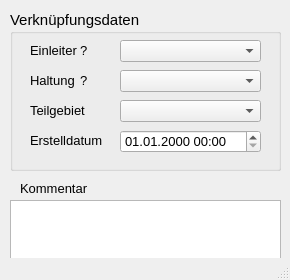
<?xml version="1.0" encoding="UTF-8"?>
<ui version="4.0">
 <class>MainWindow</class>
 <widget class="QMainWindow" name="MainWindow">
  <property name="geometry">
   <rect>
    <x>0</x>
    <y>0</y>
    <width>290</width>
    <height>280</height>
   </rect>
  </property>
  <property name="minimumSize">
   <size>
    <width>290</width>
    <height>280</height>
   </size>
  </property>
  <property name="font">
   <font>
    <family>Tahoma</family>
    <pointsize>10</pointsize>
   </font>
  </property>
  <property name="windowTitle">
   <string>MainWindow</string>
  </property>
  <property name="layoutDirection">
   <enum>Qt::LeftToRight</enum>
  </property>
  <widget class="QWidget" name="centralwidget">
   <widget class="QTextEdit" name="kommentar">
    <property name="geometry">
     <rect>
      <x>10</x>
      <y>200</y>
      <width>271</width>
      <height>71</height>
     </rect>
    </property>
    <property name="minimumSize">
     <size>
      <width>0</width>
      <height>0</height>
     </size>
    </property>
    <property name="toolTip">
     <string>&lt;html&gt;&lt;head/&gt;&lt;body&gt;&lt;p&gt;Platz für zusätzliche Kommentare.&lt;/p&gt;&lt;/body&gt;&lt;/html&gt;</string>
    </property>
    <property name="statusTip">
     <string>Platz für zusätzliche Kommentare.</string>
    </property>
   </widget>
   <widget class="QLabel" name="label_15">
    <property name="geometry">
     <rect>
      <x>20</x>
      <y>180</y>
      <width>81</width>
      <height>16</height>
     </rect>
    </property>
    <property name="text">
     <string>Kommentar</string>
    </property>
   </widget>
   <widget class="QGroupBox" name="groupBox_3">
    <property name="geometry">
     <rect>
      <x>10</x>
      <y>10</y>
      <width>271</width>
      <height>161</height>
     </rect>
    </property>
    <property name="font">
     <font>
      <family>Tahoma</family>
      <pointsize>11</pointsize>
     </font>
    </property>
    <property name="title">
     <string>Verknüpfungsdaten</string>
    </property>
    <widget class="QComboBox" name="teilgebiet">
     <property name="geometry">
      <rect>
       <x>110</x>
       <y>90</y>
       <width>141</width>
       <height>22</height>
      </rect>
     </property>
     <property name="font">
      <font>
       <family>Tahoma</family>
       <pointsize>10</pointsize>
      </font>
     </property>
     <property name="toolTip">
      <string>&lt;html&gt;&lt;head/&gt;&lt;body&gt;&lt;p&gt;zur Zuordnung auf ein selbstständig festgelegtes Teilgebiet&lt;/p&gt;&lt;/body&gt;&lt;/html&gt;</string>
     </property>
     <property name="statusTip">
      <string>zur Zuordnung auf ein selbstständig festgelegtes Teilgebiet</string>
     </property>
    </widget>
    <widget class="QLabel" name="label_14">
     <property name="geometry">
      <rect>
       <x>20</x>
       <y>90</y>
       <width>71</width>
       <height>20</height>
      </rect>
     </property>
     <property name="font">
      <font>
       <family>Tahoma</family>
       <pointsize>10</pointsize>
      </font>
     </property>
     <property name="text">
      <string>Teilgebiet</string>
     </property>
    </widget>
    <widget class="QgsDateTimeEdit" name="createdat">
     <property name="geometry">
      <rect>
       <x>110</x>
       <y>120</y>
       <width>141</width>
       <height>23</height>
      </rect>
     </property>
     <property name="font">
      <font>
       <family>Tahoma</family>
       <pointsize>10</pointsize>
      </font>
     </property>
     <property name="currentSection">
      <enum>QDateTimeEdit::DaySection</enum>
     </property>
     <property name="displayFormat">
      <string>dd.MM.yyyy HH:mm</string>
     </property>
    </widget>
    <widget class="QLabel" name="label_71">
     <property name="geometry">
      <rect>
       <x>20</x>
       <y>120</y>
       <width>151</width>
       <height>21</height>
      </rect>
     </property>
     <property name="font">
      <font>
       <family>Tahoma</family>
       <pointsize>10</pointsize>
      </font>
     </property>
     <property name="text">
      <string>Erstelldatum</string>
     </property>
    </widget>
    <widget class="QComboBox" name="haltnam">
     <property name="geometry">
      <rect>
       <x>110</x>
       <y>60</y>
       <width>141</width>
       <height>22</height>
      </rect>
     </property>
     <property name="font">
      <font>
       <family>Tahoma</family>
       <pointsize>10</pointsize>
      </font>
     </property>
    </widget>
    <widget class="QLabel" name="label_21">
     <property name="geometry">
      <rect>
       <x>20</x>
       <y>60</y>
       <width>91</width>
       <height>21</height>
      </rect>
     </property>
     <property name="font">
      <font>
       <family>Tahoma</family>
       <pointsize>10</pointsize>
      </font>
     </property>
     <property name="text">
      <string>Haltung</string>
     </property>
     <property name="alignment">
      <set>Qt::AlignLeading|Qt::AlignLeft|Qt::AlignVCenter</set>
     </property>
    </widget>
    <widget class="QLabel" name="label_4">
     <property name="geometry">
      <rect>
       <x>20</x>
       <y>30</y>
       <width>79</width>
       <height>21</height>
      </rect>
     </property>
     <property name="font">
      <font>
       <family>Tahoma</family>
       <pointsize>10</pointsize>
      </font>
     </property>
     <property name="text">
      <string>Einleiter</string>
     </property>
     <property name="alignment">
      <set>Qt::AlignLeading|Qt::AlignLeft|Qt::AlignVCenter</set>
     </property>
    </widget>
    <widget class="QComboBox" name="elnam">
     <property name="geometry">
      <rect>
       <x>110</x>
       <y>30</y>
       <width>141</width>
       <height>22</height>
      </rect>
     </property>
     <property name="font">
      <font>
       <family>Tahoma</family>
       <pointsize>10</pointsize>
      </font>
     </property>
    </widget>
    <widget class="QLabel" name="label_22">
     <property name="geometry">
      <rect>
       <x>70</x>
       <y>60</y>
       <width>16</width>
       <height>21</height>
      </rect>
     </property>
     <property name="font">
      <font>
       <family>Tahoma</family>
       <pointsize>10</pointsize>
      </font>
     </property>
     <property name="text">
      <string>?</string>
     </property>
     <property name="alignment">
      <set>Qt::AlignLeading|Qt::AlignLeft|Qt::AlignVCenter</set>
     </property>
    </widget>
    <widget class="QLabel" name="label_23">
     <property name="geometry">
      <rect>
       <x>70</x>
       <y>30</y>
       <width>16</width>
       <height>21</height>
      </rect>
     </property>
     <property name="font">
      <font>
       <family>Tahoma</family>
       <pointsize>10</pointsize>
      </font>
     </property>
     <property name="text">
      <string>?</string>
     </property>
     <property name="alignment">
      <set>Qt::AlignLeading|Qt::AlignLeft|Qt::AlignVCenter</set>
     </property>
    </widget>
   </widget>
  </widget>
  <widget class="QStatusBar" name="statusbar"/>
 </widget>
 <customwidgets>
  <customwidget>
   <class>QgsDateTimeEdit</class>
   <extends>QDateTimeEdit</extends>
   <header>qgsdatetimeedit.h</header>
  </customwidget>
 </customwidgets>
 <resources/>
 <connections/>
</ui>
